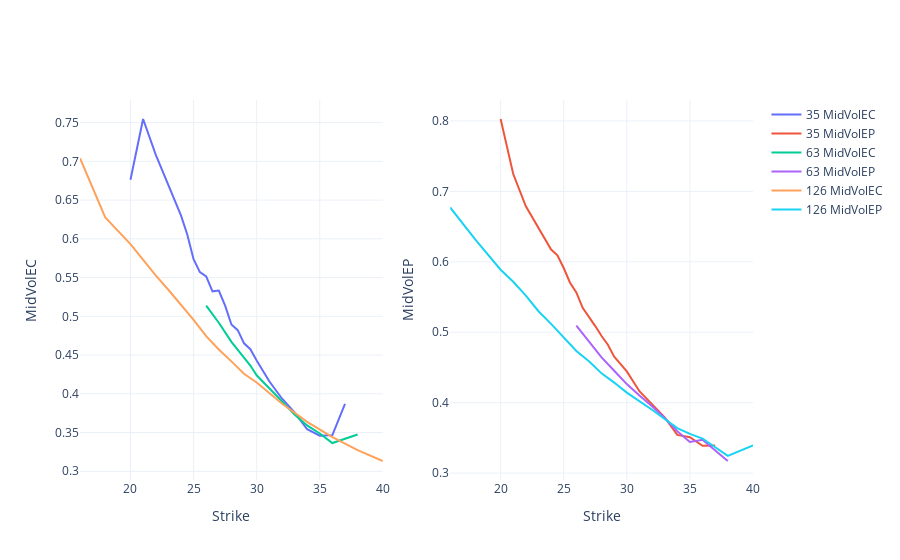

The notebook cell this image was saved under:
### Markdown cell above
Solving european vol which we will use as first guess when solving american vol:<br>
$c(S,T) = Se^{-qT}N(d1(S,K,T))-Ke^{-rT}N(d2(S,K,T))$<br>
$p(S,T) = Ke^{-rT}N(-d2(S,K,T))-Se^{-qT}N(-d1(S,K,T))$

### Code cell
df["MidVolEP"] = vct(pricer.Vol("E","P").root)(df["MidEP"],df["Tenor"],df["MidSpot"],df["Strike"],df["Rate"],df["MeanImpBorrowDiv"],df["Time"])
df["MidVolEC"] = vct(pricer.Vol("E","C").root)(df["MidEC"],df["Tenor"],df["MidSpot"],df["Strike"],df["Rate"],df["MeanImpBorrowDiv"],df["Time"])
df = pricer.interp(df,"MidVolEP","MidVolEC")
grapher.plot2d_quotes(df,"Tenor","Strike","MidVolEC","MidVolEP")

### Figure 1 — Plotly figure (JSON) as saved in the notebook; plotly's stock layout.template omitted (floating-point values rounded to 4 significant figures)
{"data": [{"mode": "lines", "name": "35 MidVolEC", "type": "scatter", "x": [20, 21, 22, 24, 24.5, 25, 25.5, 26, 26.5, 27, 27.5, 28, 28.5, 29, 29.5, 30, 31, 32, 33, 34, 35, 36, 37], "xaxis": "x", "y": [0.6762, 0.7547, 0.7088, 0.6302, 0.6056, 0.5737, 0.5571, 0.5515, 0.5322, 0.5333, 0.5139, 0.4894, 0.4822, 0.4652, 0.4576, 0.4429, 0.4162, 0.394, 0.376, 0.3543, 0.346, 0.3466, 0.3871], "yaxis": "y"}, {"mode": "lines", "name": "35 MidVolEP", "type": "scatter", "x": [20, 21, 22, 24, 24.5, 25, 25.5, 26, 26.5, 27, 27.5, 28, 28.5, 29, 29.5, 30, 31, 32, 33, 34, 35, 36, 37], "xaxis": "x2", "y": [0.8028, 0.7247, 0.6788, 0.6174, 0.6093, 0.5912, 0.5704, 0.5565, 0.5347, 0.522, 0.5088, 0.4946, 0.4823, 0.4653, 0.4549, 0.4444, 0.4163, 0.3981, 0.3791, 0.3542, 0.351, 0.3389, 0.3393], "yaxis": "y2"}, {"mode": "lines", "name": "63 MidVolEC", "type": "scatter", "x": [26, 27, 28, 29, 29.5, 30, 31, 32, 33, 34, 35, 36, 38], "xaxis": "x", "y": [0.5138, 0.4917, 0.467, 0.4458, 0.4365, 0.4239, 0.4077, 0.3903, 0.3731, 0.3591, 0.3488, 0.3365, 0.3474], "yaxis": "y"}, {"mode": "lines", "name": "63 MidVolEP", "type": "scatter", "x": [26, 27, 28, 29, 29.5, 30, 31, 32, 33, 34, 35, 36, 38], "xaxis": "x2", "y": [0.5092, 0.4864, 0.4643, 0.4453, 0.436, 0.4264, 0.4102, 0.3949, 0.3781, 0.3595, 0.3443, 0.3473, 0.3172], "yaxis": "y2"}, {"mode": "lines", "name": "126 MidVolEC", "type": "scatter", "x": [16, 18, 20, 21, 22, 23, 24, 25, 26, 27, 28, 29, 30, 32, 34, 35, 36, 38, 40], "xaxis": "x", "y": [0.7041, 0.6276, 0.5932, 0.5727, 0.5529, 0.5343, 0.5149, 0.4955, 0.4744, 0.4572, 0.4418, 0.4259, 0.4146, 0.3876, 0.3638, 0.3539, 0.3442, 0.3274, 0.3133], "yaxis": "y"}, {"mode": "lines", "name": "126 MidVolEP", "type": "scatter", "x": [16, 18, 20, 21, 22, 23, 24, 25, 26, 27, 28, 29, 30, 32, 34, 35, 36, 38, 40], "xaxis": "x2", "y": [0.6771, 0.6316, 0.5888, 0.5717, 0.5519, 0.5298, 0.5119, 0.4926, 0.4734, 0.4587, 0.4416, 0.4285, 0.4143, 0.39, 0.3639, 0.3557, 0.3491, 0.3244, 0.3394], "yaxis": "y2"}], "layout": {"paper_bgcolor": "rgba(0,0,0,0)", "plot_bgcolor": "rgba(0,0,0,0)", "xaxis": {"anchor": "y", "domain": [0, 0.45], "title": {"text": "Strike"}}, "xaxis2": {"anchor": "y2", "domain": [0.55, 1], "title": {"text": "Strike"}}, "yaxis": {"anchor": "x", "domain": [0, 1], "title": {"text": "MidVolEC"}}, "yaxis2": {"anchor": "x2", "domain": [0, 1], "title": {"text": "MidVolEP"}}}}
